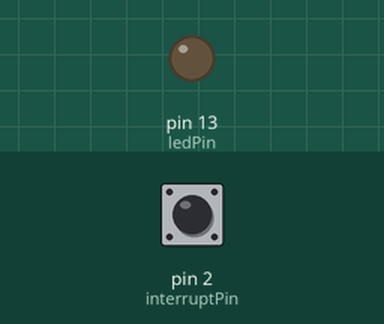
A sketch run on a simulated Arduino Uno, built with avr-gcc and run on an emulated ATmega328P. On the bench: output pins drawn as LEDs (lit = HIGH). Dashed ring = blinking. The test bench sets the inputs (shaded band); at power-on: pin 2 (interruptPin) HIGH.

Above: at 1.2 s.
1.3 s: pin 2 (interruptPin) pulled LOW for 0.15 s
At 2.1 s:
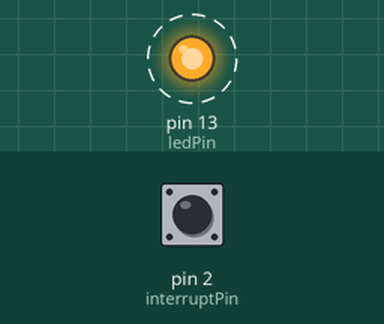
Timing chart, 0 to 10.4 s (numbered marks = the images above; inputs shaded):
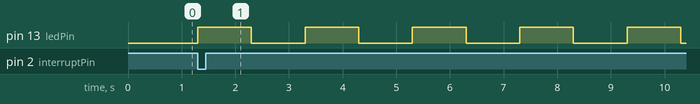

Measured:
- after the input at 1.3 s, pin 13 (ledPin): alternates HIGH for 1.0 s and LOW for 1.0 s, starting at once

The sketch:

Bai2.ino
```cpp
const byte ledPin = 13;
const byte interruptPin = 2;
byte state = LOW;
byte count=0;
bool flag=false;
void setup() {
  // put your setup code here, to run once:
pinMode(ledPin, OUTPUT);
pinMode(interruptPin, INPUT_PULLUP);
attachInterrupt(digitalPinToInterrupt(interruptPin), blink, LOW);
}
void loop() {
  // put your main code here, to run repeatedly:
if(flag)
 for(int i=1;i<=count;i++){
    digitalWrite(ledPin, HIGH);  // turn the LED on (HIGH is the voltage level)
    delay(1000);                      // wait for a second
    digitalWrite(ledPin, LOW);   // turn the LED off by making the voltage LOW
    delay(1000);                      // wait for a second
  }
  flag=false;
}
void blink() {
  if(count==11) count=1;
  else count++;
 flag=true;}
```
